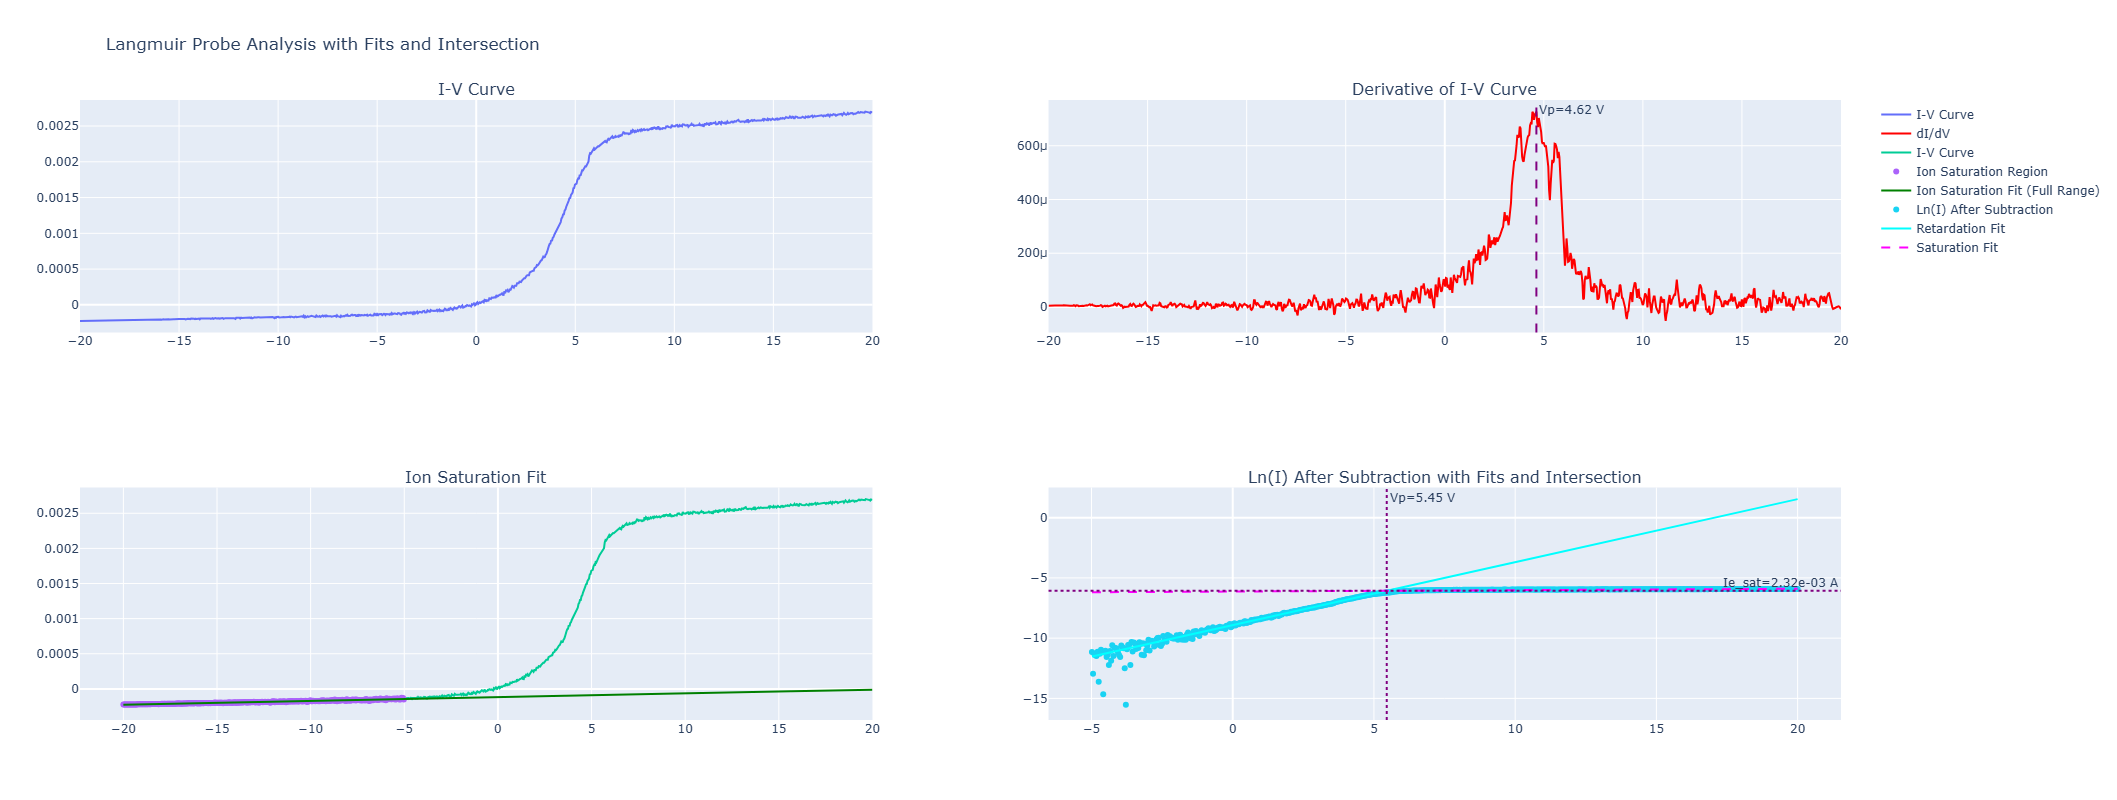

This figure's Python source:
import numpy as np
import plotly.graph_objects as go
import plotly.subplots as sp
from scipy.signal import savgol_filter, find_peaks
from scipy.optimize import curve_fit
import scipy.constants as const

# Physical constants
e = 1.602e-19  # Elementary charge in C
kb = 1.38e-23  # Boltzmann constant in J/K
me = 9.11e-31  # Electron mass in kg
mi = 1.67e-27  # Ion mass (assumed proton) in kg

# Load the data
data = np.load('LMSIMData\\20241104-075552-LangmuirSIM_eV2_averaged_noisy.npy')
voltage = data[0]
current = data[1]

# Smooth the derivative for accurate Vp detection
current_derivative = savgol_filter(np.gradient(current, voltage), 21, 3)

# Detect the primary peak in the smoothed derivative for plasma potential (Vp)
peaks, _ = find_peaks(current_derivative)
primary_peak_index = peaks[np.argmax(current_derivative[peaks])]
Vp = voltage[primary_peak_index]

# Fit a linear function for ion saturation in the range -20V to -5V
def linear_func(x, a, b):
    return a * x + b

# Ion saturation fit (for subtraction only)
ion_saturation_mask = (voltage >= -20) & (voltage <= -5)
ion_fit_params, _ = curve_fit(linear_func, voltage[ion_saturation_mask], current[ion_saturation_mask])
ion_saturation_fit = linear_func(voltage, *ion_fit_params)

# Calculate Ii_sat by extending the ion saturation fit to Vp
Ii_sat = linear_func(Vp, *ion_fit_params)

# Subtract ion saturation fit up to Vp and calculate Ln(I) after subtraction
subtracted_current = current - ion_saturation_fit
ln_subtracted_current = np.log(np.clip(subtracted_current, 1e-15, None))

# Define specific range for electron retardation fit, close to Vp (Vp to Vp - 5 volts)
electron_retardation_mask = (voltage >= Vp - 5) & (voltage <= Vp)
retardation_fit_params, _ = curve_fit(linear_func, voltage[electron_retardation_mask], ln_subtracted_current[electron_retardation_mask])

# Define electron saturation region in the original voltage range and fit
electron_saturation_mask = voltage >= Vp + 1
saturation_fit_params, _ = curve_fit(linear_func, voltage[electron_saturation_mask], np.log(current[electron_saturation_mask]))

# Calculate intersection of the two fits for another Vp and Ie_sat estimate
intersection_voltage = (saturation_fit_params[1] - retardation_fit_params[1]) / (retardation_fit_params[0] - saturation_fit_params[0])
intersection_current = linear_func(intersection_voltage, *saturation_fit_params)

# Plot in a subplot layout
fig = sp.make_subplots(rows=2, cols=2, subplot_titles=[
    "I-V Curve", "Derivative of I-V Curve", "Ion Saturation Fit", "Ln(I) After Subtraction with Fits and Intersection"
])

# Plot I-V Curve
fig.add_trace(go.Scatter(x=voltage, y=current, mode='lines', name="I-V Curve"), row=1, col=1)

# Plot Derivative of I-V Curve
fig.add_trace(go.Scatter(x=voltage, y=current_derivative, mode='lines', name="dI/dV", line=dict(color="red")), row=1, col=2)
fig.add_vline(x=Vp, line=dict(color="purple", dash="dash"), row=1, col=2, annotation_text=f"Vp={Vp:.2f} V")

# Plot Ion Saturation Fit
fig.add_trace(go.Scatter(x=voltage, y=current, mode='lines', name="I-V Curve"), row=2, col=1)
fig.add_trace(go.Scatter(x=voltage[ion_saturation_mask], y=current[ion_saturation_mask], mode='markers', name="Ion Saturation Region"), row=2, col=1)
fig.add_trace(go.Scatter(x=voltage, y=ion_saturation_fit, mode='lines', line=dict(color="green"), name="Ion Saturation Fit (Full Range)"), row=2, col=1)
fig.add_hline(y=Ii_sat, line=dict(color="blue", dash="dot"), annotation_text=f"Ii_sat={Ii_sat:.2e} A", row=2, col=1)

# Ln(I) After Subtraction with Fits and Intersection
fig.add_trace(go.Scatter(x=voltage[voltage >= -5], y=ln_subtracted_current[voltage >= -5], mode='markers', name="Ln(I) After Subtraction"), row=2, col=2)

# Retardation Fit
retardation_line = linear_func(voltage, *retardation_fit_params)
fig.add_trace(go.Scatter(x=voltage[voltage >= -5], y=retardation_line[voltage >= -5], mode='lines', line=dict(color="cyan"), name="Retardation Fit"), row=2, col=2)

# Saturation Fit
saturation_line = linear_func(voltage, *saturation_fit_params)
fig.add_trace(go.Scatter(x=voltage[voltage >= -5], y=saturation_line[voltage >= -5], mode='lines', line=dict(color="magenta", dash="dash"), name="Saturation Fit"), row=2, col=2)

# Add horizontal and vertical lines at the intersection
fig.add_hline(y=intersection_current, line=dict(color="purple", dash="dot"), annotation_text=f"Ie_sat={np.exp(intersection_current):.2e} A", row=2, col=2)
fig.add_vline(x=intersection_voltage, line=dict(color="purple", dash="dot"), annotation_text=f"Vp={intersection_voltage:.2f} V", row=2, col=2)

# Update layout
fig.update_layout(
    title="Langmuir Probe Analysis with Fits and Intersection",
    height=800,
    showlegend=True
)

fig.show()

# Print estimated parameters
Te = abs(-1 / retardation_fit_params[0])  # Electron temperature in eV
Te_K = max(Te * 11600, 1e-10)  # Ensure Te_K is positive and non-zero  # Convert electron temperature to Kelvin
Ie_sat = np.exp(intersection_current)  # Electron saturation current

ProbeDia = 2.5e-3  # Probe diameter in m
ProbeLength = 0.000275  # Probe length in m (added length parameter)
Aprobe = (2 * np.pi * (ProbeDia / 2) * ProbeLength) + (np.pi * (ProbeDia / 2) ** 2)  # Probe area including cylindrical surface and end area in m^2

ve_th = np.sqrt(8 * kb * Te_K / (np.pi * me))  # Thermal velocity of electrons
ne = Ie_sat / (0.25 * e * ve_th * Aprobe)  # Electron density

# Calculate ion density (ni) using Bohm current equation
ni = Ii_sat / (0.6 * e * Aprobe * np.sqrt(max(kb * Te_K / mi, 1e-10)))  # Ensure non-negative value under sqrt

print(f"Estimated Electron Temperature (Te) = {Te:.2f} eV")
print(f"Estimated Plasma Potential (Vp) = {Vp:.2f} V (from derivative peak)")
print(f"Estimated Plasma Potential (Vp) = {intersection_voltage:.2f} V (from line crossing)")
print(f"Estimated Electron Saturation Current (Ie_sat) = {Ie_sat:.2e} A")
print(f"Estimated Ion Saturation Current (Ii_sat) = {Ii_sat:.2e} A")
print(f"Estimated Electron Density (ne) = {ne:.2e} m^-3 (calculated using thermal velocity)")
print(f"Estimated Ion Density (ni) = {ni:.2e} m^-3")
